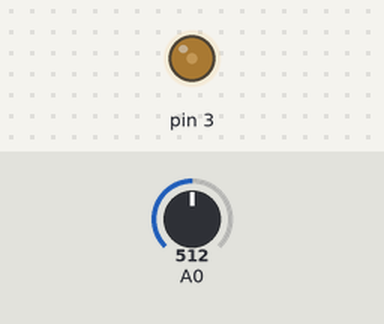
Recording of a sketch running on a simulated Arduino Uno, built with avr-gcc and run on an emulated ATmega328P. Shown: output pins drawn as LEDs (lit = HIGH). Inputs (shaded band) come from the test bench; at power-on: A0 = 512. What the sketch prints to the serial monitor is not drawn.

Above: at 0.15 s.
At 0.6 s:
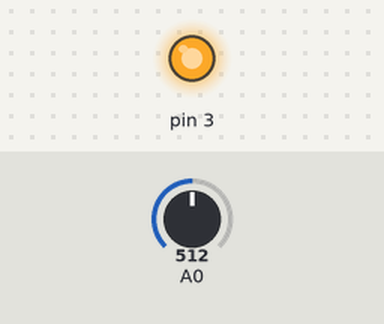
Timing chart, 0 to 2.1 s (numbered marks = the images above):
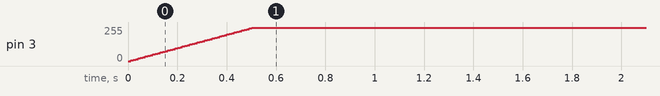

The sketch:

chumojianliang.ino
```cpp
void setup() {
  // put your setup code here, to run once:
  pinMode(A0, INPUT_PULLUP);
  Serial.begin(9600);
}
int value, i, a;
void loop() {
  // put your main code here, to run repeatedly:
  value = analogRead(A0);
  Serial.println(value);
  digitalWrite(13, value < 1000);
  if (value < 1000)
  {
    if (a == 0)
    {
      for (i = 0; i < 255; i += 5) {
        analogWrite(3, i);
        delay(10);
      }
      a = 1;
    }
    else {
      for (i = 255; i > 0; i -= 5) {
        analogWrite(3, i);
        delay(10);
      }
      a = 0;
      digitalWrite(3,0);
    }
  }
  while (value < 1000) {
    delay(1);
    value = analogRead(A0);
    Serial.println(value);
  }
}
```

Measured:
- by itself, pin 3: moves from 0/255 to 250/255 over 0.49 s
